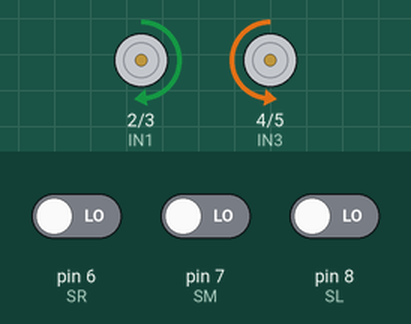
Simulated run of this sketch. Board: Arduino Uno, built with avr-gcc and run on an emulated ATmega328P. Parts: motor-driver pin pairs drawn as motors (green arrow = first pin HIGH = forward, orange = second pin HIGH = backward, longer = more drive, scaled by the enable pin). Inputs (shaded band) come from the test bench; at power-on: pin 6 (SR) LOW, pin 7 (SM) LOW, pin 8 (SL) LOW.

Above: at 6.2 s.
6.3 s: pin 6 (SR) driven HIGH
At 6.7 s:
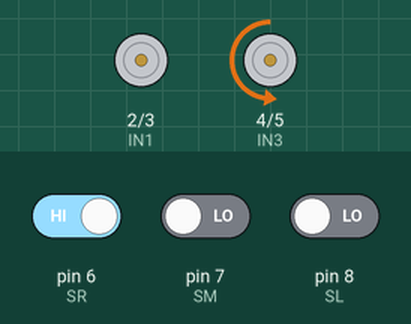
7.8 s: pin 7 (SM) driven HIGH
At 9.0 s:
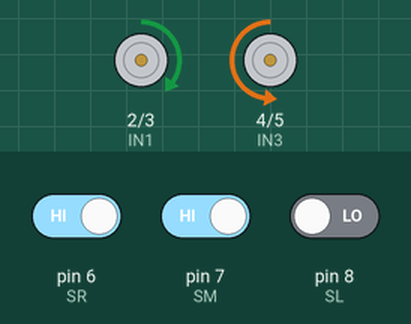
9.3 s: pin 8 (SL) driven HIGH
At 9.9 s:
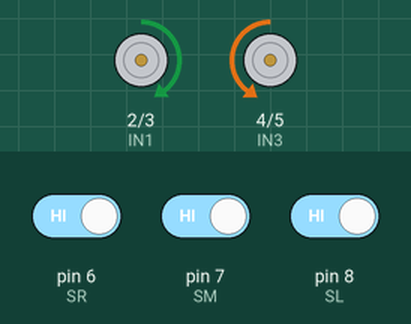
10.8 s: pin 6 (SR) driven LOW
At 11.5 s:
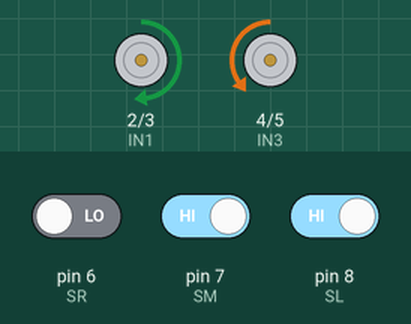
12.3 s: pin 7 (SM) driven LOW
At 13.4 s:
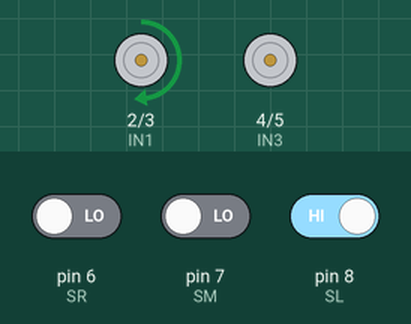
Timing chart, 0 to 14.8 s (numbered marks = the images above; inputs shaded):
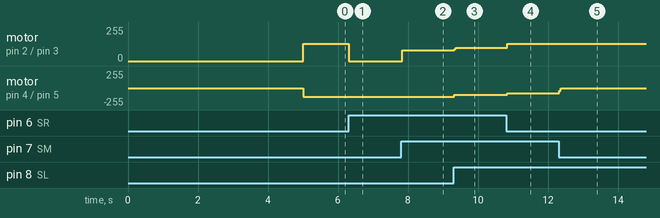

Measured:
- after the input at 6.3 s, motor on pin 2 (IN1) / pin 3 (IN2): forward 130/255 → stopped at once
- after the input at 7.8 s, motor on pin 2 (IN1) / pin 3 (IN2): stopped → forward 80/255 at once
- after the input at 9.3 s, motor on pin 2 (IN1) / pin 3 (IN2): forward 80/255 → forward 99/255 at once; motor on pin 4 (IN3) / pin 5 (IN4): backward 130/255 → backward 100/255 at once
- after the input at 10.8 s, motor on pin 2 (IN1) / pin 3 (IN2): forward 99/255 → forward 130/255 at once; motor on pin 4 (IN3) / pin 5 (IN4): backward 100/255 → backward 80/255 at once
- after the input at 12.3 s, motor on pin 4 (IN3) / pin 5 (IN4): backward 80/255 → stopped at once

The sketch:

Project01_LineFollower.ino
```cpp
//motor R
const int IN1 = 2, IN2 = 3;
const int PWMR = 9;
//motor L
const int IN3 = 4, IN4 = 5;
const int PWML = 10;

const int SR = 6;
const int SM = 7;
const int SL = 8;

void setup() {
  pinMode(IN1,OUTPUT);
  pinMode(IN2,OUTPUT);
  pinMode(IN3,OUTPUT);
  pinMode(IN4,OUTPUT);
  pinMode(PWMR,OUTPUT);
  pinMode(PWML,OUTPUT);
  pinMode(SR,INPUT);
  pinMode(SM,INPUT);
  pinMode(SL,INPUT);
  delay(5000);
  digitalWrite(IN1,HIGH);
  digitalWrite(IN2,LOW);
  digitalWrite(IN3,LOW);
  digitalWrite(IN4,HIGH);
  analogWrite(PWMR,130);
  analogWrite(PWML,130);
}

void loop() {
 if(digitalRead(SR) == HIGH){
  digitalWrite(IN1,LOW);
  digitalWrite(IN2,LOW);
  while(digitalRead(SM)==LOW){

  }
  digitalWrite(IN1,HIGH);
  digitalWrite(IN2,LOW);
 }

///////////////////////////////////////////////////////////////////////////////////
 if(digitalRead(SL) == HIGH){
  digitalWrite(IN3,LOW);
  digitalWrite(IN4,LOW);
  while(digitalRead(SM)==LOW){

  }
  digitalWrite(IN3,LOW);
  digitalWrite(IN4,HIGH);
 }

}
```
